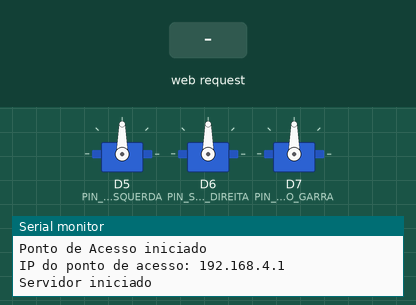
A sketch run on a simulated ESP8266 (NodeMCU). On the bench: 3 × servo, the last lines printed to the serial monitor. The test bench sets the inputs (shaded band). Storage starts empty.

Above: at 1.2 s.
1.3 s: HTTP request GET /F received
At 1.7 s:
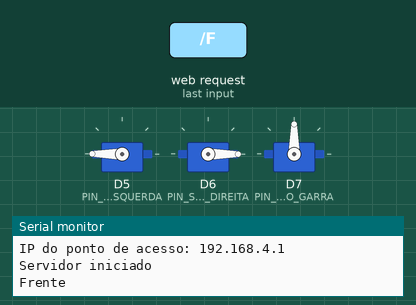
2.8 s: HTTP request GET /E received
At 4.0 s:
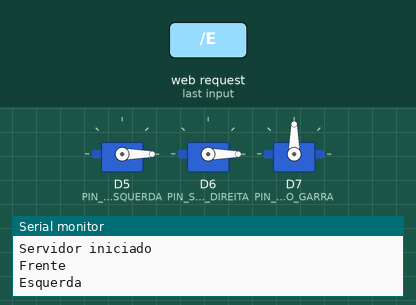
4.3 s: HTTP request GET /D received
At 5.2 s:
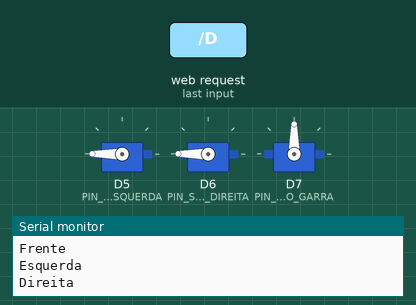
5.8 s: HTTP request GET /slider?slider1=120&slider2=120 received
At 6.3 s:
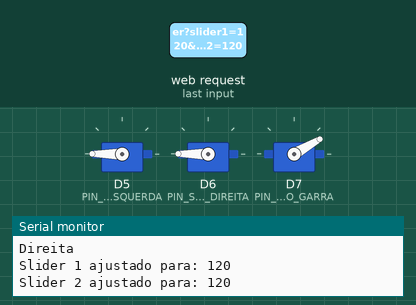
7.3 s: HTTP request GET /T received
At 8.5 s:
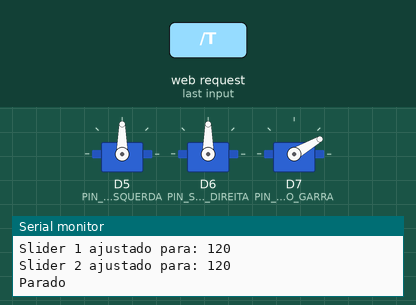
8.8 s: HTTP request GET /T?slider1=1 received
At 9.8 s:
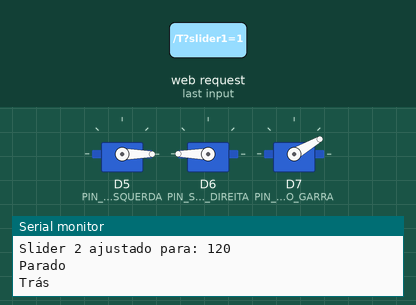
Timing chart, 0 to 11.3 s (numbered marks = the images above; inputs shaded):
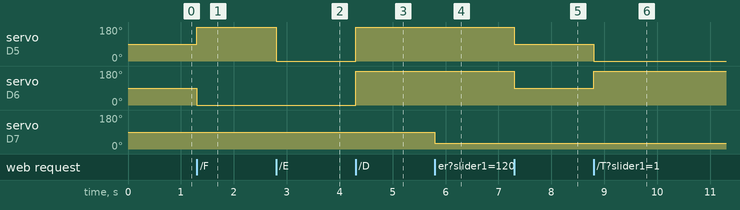

The sketch:

app_MoveX.ino
```cpp
/* ************************************************APP PARA CONTROLAR ROBÔS**************************************************
    Criado por: Elismar Silva
    Data: 14.10.2024
    Versão: 1.0

    Descrição:
    Este app permite o controle de robôs via uma interface web. O usuário pode mover o robô para frente,
    para trás, esquerda e direita, além de sliders para controlar garras ou velocidade dos motores.
    A comunicação é feita via Wi-Fi com um ESP8266, utilizando um servidor web integrado.


    links para Downloads:
    Plugin: plugin que permite fazer upload de arquivos para o sistema de arquivos SPIFFS na memória flash do ESP8266
    .(https://github.com/esp8266/arduino-esp8266fs-plugin/releases/tag/0.5.0)

    Urls adicionais para gerenciamento de placas:
    http://arduino.esp8266.com/stable/package_esp8266com_index.json  >> Não precisa fazer downloads, so precisa copiar e colar na
    IDE do Arduino:  Menu >> Arquivo >> Preferencias >> Urls adicionais para gerenciamento de placas >> cole a url dentro do campo input

**************************************************************************************************************************************** */

// Inclusão das bibliotecas
#include <ESP8266WiFi.h>   // Biblioteca para controle do Wi-Fi no ESP8266
#include <ESP8266WebServer.h> // Biblioteca para criar um servidor web
#include <FS.h>            // Biblioteca para acessar o sistema de arquivos SPIFFS
#include <Servo.h>  // Biblioteca para os servos motores
#include "html.h"          // Arquivo que contém o código HTML para a interface web

// Defina o nome da rede e a senha do ponto de acesso (modo AP)
const char* ssid = "MoveX";  // Nome da rede Wi-Fi
const char* password = "";    // Senha vazia (sem proteção, apenas para desenvolvimento)

// Cria objetos para os servos
Servo servoEsquerda, servoDireita, servoGarra;
// Cria uma instância do servidor web na porta 80
ESP8266WebServer server(80);

// Variáveis para armazenar valores dos sliders de controle
int valorSlider1 = 0;  // Valor para slider 1
int valorSlider2 = 0;  // Valor para slider 2

// Definição dos pinos dos motores (ajuste conforme o hardware)
const int PIN_SERVO_ESQUERDA = D5;  // Pino para o controle do servo esquerda
const int PIN_SERVO_DIREITA = D6;   // Pino para o controle do servo direita
const int PIN_SERVO_GARRA = D7;     // Pino para o controle do servo garra


// Variável para armazenar o comando
String comandoRecebido = "";

// Variável para controlar o estado de movimento
bool controlarMovimento = false;

// Protótipo das funções
void enviarArquivo(const char* caminho);
void ajustarSlider();
void moverRobo(int motor1, int motor2, String mensagem);
void frente();
void tras();
void esquerda();
void direita();
void parado();

void setup() {
  Serial.begin(115200);  // Inicializa a comunicação serial para debug

  // Inicializa os pinos dos motores como saída
  servoEsquerda.attach(PIN_SERVO_ESQUERDA);
  servoDireita.attach(PIN_SERVO_DIREITA);
  servoGarra.attach(PIN_SERVO_GARRA);

  // Inicializa o sistema de arquivos SPIFFS
  if (!SPIFFS.begin()) {
    Serial.println("Erro ao montar o SPIFFS");
    return;  // Sai da função se ocorrer erro na montagem do SPIFFS
  }

  // Configura o ESP8266 como um ponto de acesso (Access Point)
  WiFi.softAP(ssid, password);
  Serial.println("Ponto de Acesso iniciado");

  // Exibe o IP do ESP8266 no modo AP
  IPAddress IP = WiFi.softAPIP();
  Serial.print("IP do ponto de acesso: ");
  Serial.println(IP);

  // Define as rotas do servidor web para controle do robô
  server.on("/F", []() {
    comandoRecebido = "F";
  });  // Comando para frente
  server.on("/E", []() {
    comandoRecebido = "E";
  });  // Comando para esquerda
  server.on("/D", []() {
    comandoRecebido = "D";
  });  // Comando para direita
  server.on("/T", []() {
    comandoRecebido = "T";
  });  // Comando para trás
  server.on("/P", []() {
    comandoRecebido = "P";
  });  // Comando para parado

  // Rota para controle dos sliders
  server.on("/slider", ajustarSlider);

  // Rota para servir a página HTML principal
  server.on("/app", []() {
    server.send(200, "text/html", htmlPage);
  });

  // Rotas para servir arquivos de imagem da interface (armazenados no SPIFFS)
  server.on("/icon01.png", []() {
    enviarArquivo("/icon01.png");
  });
  server.on("/frente.png", []() {
    enviarArquivo("/frente.png");
  });
  server.on("/esquerda.png", []() {
    enviarArquivo("/esquerda.png");
  });
  server.on("/direita.png", []() {
    enviarArquivo("/direita.png");
  });
  server.on("/tras.png", []() {
    enviarArquivo("/tras.png");
  });

  // Inicia o servidor web
  server.begin();
  Serial.println("Servidor iniciado");
}

void loop() {
  server.handleClient();  // Lida com as requisições dos clientes (navegador)

  /* ************************************** Processa comandos recebidos ************************************ */

  switch (comandoRecebido[0]) {
    case 'F':
      controlarMovimento = !controlarMovimento;  // Inverte o estado de movimento
      if (controlarMovimento) {
        frente();  // Move para frente
      } else {
        parado();  // Para o robô
      }
      comandoRecebido = "";  // Limpa o comando
      break;

    case 'T':
      controlarMovimento = !controlarMovimento;  // Inverte o estado de movimento
      if (controlarMovimento) {
        tras();  // Move para trás
      } else {
        parado();  // Para o robô
      }
      comandoRecebido = "";  // Limpa a variável comando
      break;

    case 'D':
      direita();             // Move para direita
      comandoRecebido = "";  // Limpa a variável comando
      break;

    case 'E':
      esquerda();            // Move para esquerda
      comandoRecebido = "";  // Limpa a variável comando
      break;
    default:
      break;
  }
}

/* ******************************************** FUNÇÕES PARA MOVIMENTAR O ROBÔ ******************************************* */

void moverRobo(int val1, int val2, String mensagem) {
  servoEsquerda.write(val1);
  servoDireita.write(val2);
  server.send(200, "text/plain", mensagem);
}

void frente() {
  Serial.println("Frente");
  moverRobo(180, 0, "Movendo para frente"); // O robô se movimenta para frente
}

void tras() {
  Serial.println("Trás");
  moverRobo(0, 180, "Movendo para trás"); // O robô se movimenta para trás
}

void esquerda() {
  Serial.println("Esquerda");
  moverRobo(0, 0, "");
  server.send(200, "text/plain", ""); // O robô se movimenta para esquerda
}

void direita() {
  Serial.println("Direita");
  moverRobo(180, 180, "");
  server.send(200, "text/plain", ""); // O robô se movimenta para direita
}

void parado() {
  Serial.println("Parado");
  moverRobo(90, 90, "Parado");
  server.send(200, "text/plain", "Parado"); // O robô fica parado
}

/* *************************************************************************************************************** */

// Função para lidar com sliders de controle
void ajustarSlider() {
  if (server.hasArg("slider1")) {                  // Verifica se o valor do slider 1 foi enviado
    valorSlider1 = server.arg("slider1").toInt();  // Converte o valor para inteiro
    Serial.print("Slider 1 ajustado para: ");
    Serial.println(valorSlider1);
    int mapServoGarra = map(valorSlider1, 0, 180, 90, 0);  // Mapeia o valor do slider (0-100) para o PWM (0-255)
    servoGarra.write(mapServoGarra);


  }

  if (server.hasArg("slider2")) {                  // Verifica se o valor do slider 2 foi enviado
    valorSlider2 = server.arg("slider2").toInt();  // Converte o valor para inteiro
    Serial.print("Slider 2 ajustado para: ");
    Serial.println(valorSlider2);
  }

  server.send(200, "text/plain", "Sliders atualizados");
}

// Função para servir arquivos do sistema de arquivos SPIFFS
void enviarArquivo(const char* caminho) {
  File file = SPIFFS.open(caminho, "r");  // Abre o arquivo para leitura
  if (!file) {
    server.send(404, "text/plain", "Arquivo não encontrado");  // Retorna erro se o arquivo não for encontrado
    return;
  }

  server.streamFile(file, "image/png");  // Envia o arquivo para o cliente (navegador)
  file.close();
}
```

html.h
```cpp
#ifndef HTML_H
#define HTML_H

// Código da página HTML
// htmlPage variável que armazena o texto html
const char* htmlPage = R"rawliteral(
   <!DOCTYPE html>
<html lang="pt-BR">

<!--Início do head-->
<head>
    <meta charset="UTF-8">
    <meta name="viewport" content="width=device-width, initial-scale=1.0">
    <title>Movex</title>
    <link rel="icon" href="/icon01.png" type="image/png">

    <!-- Início do CSS-->
    <style>
        body {
            margin: 0;
            padding: 0;
            display: flex;
            justify-content: center;
            align-items: center;
            height: 100vh;
            background-color: #FF3F00; /*#FF3F00(Fundo laranja)  #007bff(Fundo azul)*/
            font-family: Arial, sans-serif;
            overflow: hidden; /* Evitar a barra de rolagem padrão */
        }

        .container {
            width: 100%;
            height: 100%;
            display: flex;
            justify-content: center; /* Centraliza o conteúdo */
            align-items: center;
            padding: 20px;
            flex-wrap: wrap; /* Permite que os elementos quebrem linha em telas pequenas */
        }

        .arrows {
            display: grid;
            grid-template-columns: repeat(3, 150px); /* Tamanho uniforme para as colunas */
            grid-template-rows: repeat(4, 150px); /* Tamanho uniforme para as linhas */
            gap: 40px; /* Aumentado o espaçamento entre botões */
            justify-items: center;
            align-items: center;
            margin-right: 50px; /* Aumentado o espaço à direita para maior distância horizontal */
        }

        .arrows button {
            background-color: transparent;
            border: none;
            font-size: 140px; /* Aumentado o tamanho dos símbolos */
            font-weight: bold; /* Tornar as setas mais grossas */
            cursor: pointer;
            color: white;
            text-align: center;
            width: 150px; /* Largura maior */
            height: 150px; /* Altura maior */
            display: flex;
            justify-content: center;
            align-items: center;
            user-select: none;
            margin-top: 170px;
            transition: transform 0.1s ease; /* Transição suave para a transformação */
        }

        .arrows button:focus {
            outline: none;
        }

        /* Efeito ao pressionar o botão */
        .arrows button:active {
            transform: scale(0.7);
        }

        .sliders {
            display: flex;
            flex-direction: column;
            justify-content: center;
            align-items: flex-start;
            width: 100%;
            max-width: 400px; /* Largura máxima dos sliders */
            margin-top: 10px; /* Espaçamento entre os botões e sliders */
            margin-left: 300px;
            gap: 20px; /* Espaçamento entre os sliders */
        }

        .sliders label {
            color: white;
            font-size: 20px; /* Tamanho do texto */
            margin-bottom: 10px;
        }

        .sliders input[type="range"] {
            -webkit-appearance: none;
            appearance: none;
            width: 100%;
            height: 15px; /* Espessura dos sliders */
            border-radius: 10px;
            background: white;
            outline: none;
            opacity: 0.8;
            transition: opacity .15s ease-in-out;
        }

        .sliders input[type="range"]::-webkit-slider-thumb {
            -webkit-appearance: none;
            appearance: none;
            width: 30px; /* Tamanho do polegar (thumb) */
            height: 30px;
            border-radius: 50%;
            background: white;
            cursor: pointer;
        }

        .sliders input[type="range"]:hover {
            opacity: 1;
        }

        /* Responsividade para dispositivos móveis */
        @media (max-width: 768px) {
            body {
                overflow: hidden; /* Remove a barra lateral em dispositivos móveis */
            }

            .arrows {
                grid-template-columns: repeat(3, 100px); /* Reduz tamanho em telas menores */
                grid-template-rows: repeat(4, 100px);
                gap: 20px; /* Reduz o espaço entre os botões */
                margin-right: 0; /* Remove o espaço à direita em telas pequenas */
            }

            .arrows button {
                font-size: 80px; /* Diminui o tamanho dos botões para telas menores */
                width: 100px;
                height: 100px;
                margin-top: 10px;
            }

            .sliders {
                margin-top: 10px; /* Mantido um espaçamento maior entre botões e sliders */
                gap: 15px; /* Reduz o espaçamento entre os sliders */
                margin-left: 20px; /* Mantido um espaço menor à esquerda em telas pequenas */
                margin-bottom: 100px;
            }
        }

        @media (orientation: landscape) {
            .container {
                flex-direction: row; /* Mantém a direção em linha em telas grandes */
            }
        }
    </style>
    <!--Fim do CSS-->

    <!--Início do JavaScript-->
    <script>
        const ESP_IP = 'http://192.168.4.1'; // Endereço IP do ESP32

        // Função para enviar comandos de movimento e vibrar
        const sendCommand = (command) => {
            if (navigator.vibrate) {
                navigator.vibrate(100); // Vibra por 100 milissegundos
            }

            fetch(`${ESP_IP}/${command}`)
                .then(response => response.text()) // Resposta do ESP32
                .then(data => {
                    console.log('Response:', data);
                })
                .catch(error => console.error('Error:', error));
        };

        // Função para atualizar sliders
        const updateSlider = (sliderId, value) => {
            fetch(`${ESP_IP}/slider?${sliderId}=${value}`)
                .then(response => response.text()) // Resposta do ESP32
                .then(data => {
                    console.log(`Slider ${sliderId} updated to: ${value}`);
                })
                .catch(error => console.error('Error:', error));
        };
    </script>
   <!--Fim do JavaScript-->

</head>
<!--Fim do head-->

<!--Início do body-->
<body>
    <div class="container">
        <div class="arrows">
            <div></div>
            <button onmousedown="sendCommand('F')"> <!--onmouseup="sendCommand('P')"-->
                <img src="/frente.png" alt="">
            </button> <!-- Seta para cima -->
            <div></div>
            <button onmousedown="sendCommand('E')">
                <img src="/esquerda.png" alt="">
            </button> <!-- Seta para esquerda -->
            <div></div>
            <button onmousedown="sendCommand('D')">
                <img src="/direita.png" alt="">
            </button> <!-- Seta para direita -->
            <div></div>
            <button onmousedown="sendCommand('T')">
                <img src="/tras.png" alt="">
            </button> <!-- Seta para baixo -->
            <div></div>
        </div>

        <div class="sliders">
            <label for="slider1"></label>
            <input id="slider1" type="range" min="0" max="180" value="90" oninput="updateSlider('slider1', this.value)">
            <label for="slider2"></label>
            <input id="slider2" type="range" min="0" max="180" value="90" oninput="updateSlider('slider2', this.value)">
        </div>
    </div>
</body>
<!--Fim do body-->

</html>
<!--Fim do html-->

)rawliteral";
#endif
```

Measured:
- after the input at 1.3 s, servo on D5 (PIN_SERVO_ESQUERDA): 90° → 180° at once; servo on D6 (PIN_SERVO_DIREITA): 90° → 0° at once
- after the input at 2.8 s, servo on D5 (PIN_SERVO_ESQUERDA): 180° → 0° at once
- after the input at 4.3 s, servo on D5 (PIN_SERVO_ESQUERDA), servo on D6 (PIN_SERVO_DIREITA): 0° → 180° at once
- after the input at 5.8 s, servo on D7 (PIN_SERVO_GARRA): 90° → 30° at once
- after the input at 7.3 s, servo on D5 (PIN_SERVO_ESQUERDA), servo on D6 (PIN_SERVO_DIREITA): 180° → 90° at once
- after the input at 8.8 s, servo on D5 (PIN_SERVO_ESQUERDA): 90° → 0° at once; servo on D6 (PIN_SERVO_DIREITA): 90° → 180° at once
